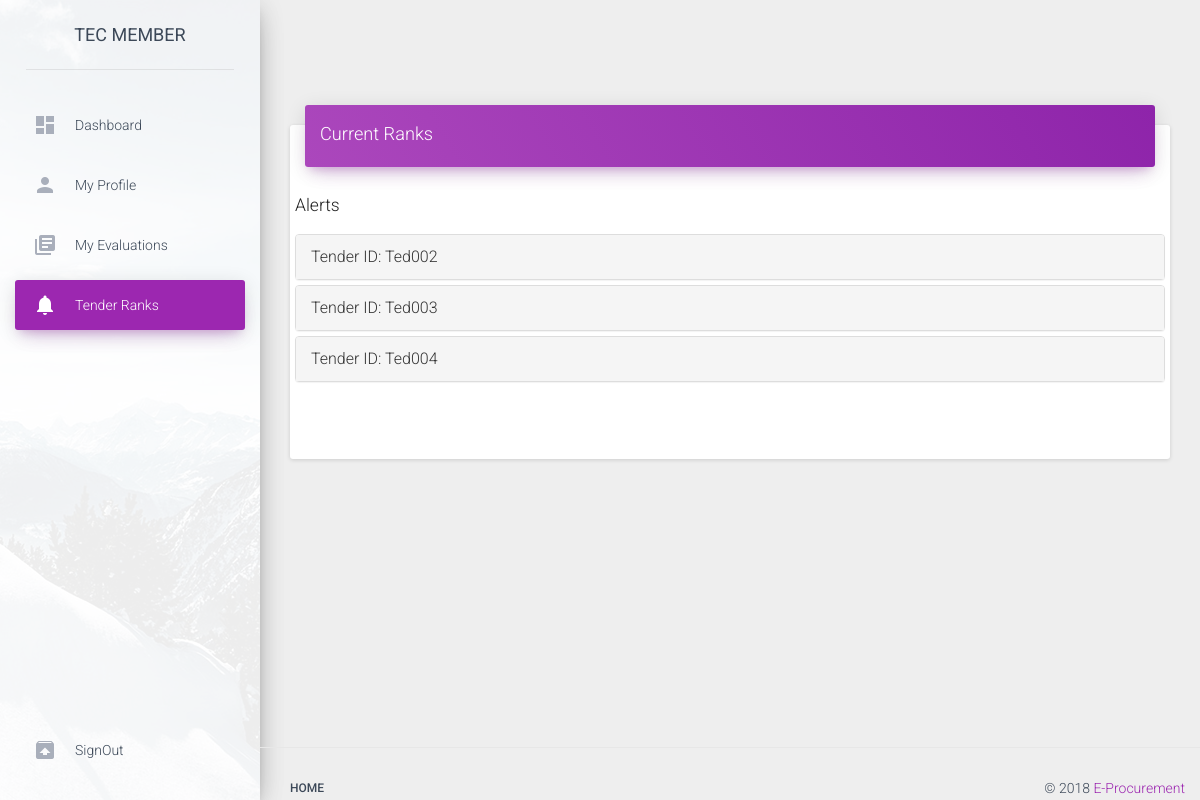
/Final/PCNTEC/notifications.php (signed in), run on the app's committed database.
### tables this page shows
CREATE TABLE `gaccess` (
  `TecID` varchar(100) NOT NULL,
  `TenderID` varchar(100) NOT NULL,
  `Status` int(5) NOT NULL
);

### Final/PCNTEC/notifications.php (the view, shortened to what this page needs)
<!doctype html>
<?php include 'connection.php'; ?>
<?php  session_start();
if (isset($_SESSION['tec_data'])) {
	$tec=$_SESSION['tec_data'];
}else {
    header("location:../Bidder_Module/login.php");
}
?>
<html lang="en">
<head>
    <link href="assets/css/bootstrap.min.css" rel="stylesheet" />
    <link href="assets/css/material-dashboard.css" rel="stylesheet"/>
    <link href="assets/css/demo.css" rel="stylesheet" />
    <link href="http://maxcdn.bootstrapcdn.com/font-awesome/latest/css/font-awesome.min.css" rel="stylesheet">
</head>
<body>
	<div class="wrapper">
	    <div class="sidebar" data-color="purple" data-image="assets/img/sidebar-1.jpg">
			<div class="logo">
				<a href="#" class="simple-text">
					TEC Member
				</a>
			</div>
	    	<div class="sidebar-wrapper">
	            <ul class="nav">
	                <li >
	                    <a href="dashboard.php">
	                        <i class="material-icons">dashboard</i>
	                        <p>Dashboard</p>
	                    </a>
	                </li>
	                <li>
	                    <a href="profile.php">
	                        <i class="material-icons">person</i>
	                        <p>My Profile</p>
	                    </a>
	                </li>
	                <li>
	                    <a href="evals.php">
	                        <i class="material-icons">library_books</i>
	                        <p>My Evaluations</p>
	                    </a>
	                </li>
	                <li class="active">
	                    <a href="notifications.php">
	                        <i class="material-icons text-gray">notifications</i>
	                        <p>Tender Ranks</p>
	                    </a>
	                </li>
					<li class="active-pro">
	                    <a href="tec_logout.php">
	                        <i class="material-icons">unarchive</i>
	                        <p>SignOut</p>
	                    </a>
	                </li>
	            </ul>
	    	</div>
	    </div>
	    <div class="main-panel">
			<nav class="navbar navbar-transparent navbar-absolute">
			</nav>
			<?php
				$tecid=$tec['TecID'];
				$sql="SELECT TenderID FROM gaccess WHERE TecID='$tecid' AND Status=1  AND TenderID IN (SELECT TenderID FROM tender WHERE CDate < CURDATE()) ";
				$result = mysqli_query($conn, $sql);
			 ?>
	        <div class="content">
	            <div class="container-fluid">
	                <div class="card">
	                    <div class="card-header" data-background-color="purple">
	                        <h4 class="title">Current Ranks</h4>
	                    </div>
	                    <div class="card-content">
	                        <div class="row">
	                        	<h5>Alerts</h5>
														<div class="panel-group" id="accordion">
															<?php if($result){
																$num=1;
																while ($row = mysqli_fetch_assoc($result)){
																?>
														  <div class="panel panel-default">
														    <div class="panel-heading">
														      <h4 class="panel-title">
														        <a data-toggle="collapse" data-parent="#accordion" href="#<?php echo $num ?>">Tender ID: <?php echo $row['TenderID'];?>
																		</a>
														      </h4>
														    </div>
														  </div>
															<?php
															$num=$num+1;
														}
													}
															?>
														</div>
	                        </div>
	                        <br>
	                        <br>
	                    </div>
	                </div>
	            </div>
	        </div>
					<footer class="footer">
		 				 <div class="container-fluid">
		 						 <nav class="pull-left">
		 								 <ul>
		 										 <li>
		 												 <a href="#">
		 														 Home
		 												 </a>
		 										 </li>
		 								 </ul>
		 						 </nav>
		 						 <p class="copyright pull-right">
		 								 &copy; <script>document.write(new Date().getFullYear())</script> <a href="#">E-Procurement</a>
		 						 </p>
		 				 </div>
		 		 </footer>
	    </div>
	</div>
</body>
</html>

### Final/Bidder_Module/Bidder UI/assets/css/demo.css (style rules this page uses)
.sidebar .nav > li.active-pro { position: absolute; width: 100%; bottom: 10px; }

### data on the page
gaccess: TenderID "Ted002"
gaccess: TenderID "Ted003"
gaccess: TenderID "Ted004"
